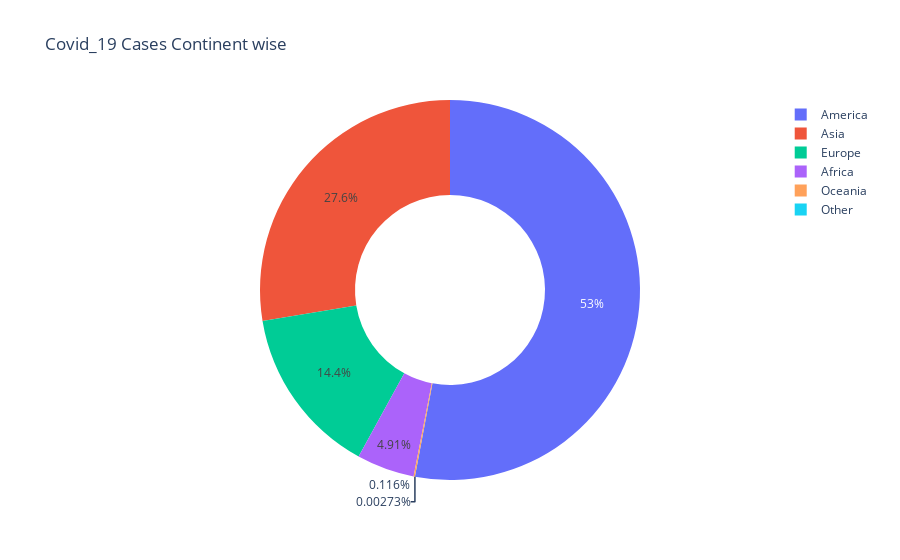

The cell this chart's notebook holds for it:
### Code cell
fig = px.pie(df, values='Cases', names='Continent', title="Covid_19 Cases Continent wise", hole=0.5)
fig.show()

### Figure 1 — Plotly figure (JSON) as saved in the notebook; plotly's stock layout.template omitted (floating-point values rounded to 4 significant figures; data arrays with more than 128 entries replaced by an {"elided": "..."} marker saying what was removed)
{"data": [{"domain": {"x": [0, 1], "y": [0, 1]}, "hole": 0.5, "hovertemplate": "Continent=%{label}<br>Cases=%{value}<extra></extra>", "labels": {"elided": "39956 str values"}, "legendgroup": "", "name": "", "showlegend": true, "type": "pie", "values": {"elided": "39956 int values"}}], "layout": {"legend": {"tracegroupgap": 0}, "title": {"text": "Covid_19 Cases Continent wise"}}}
